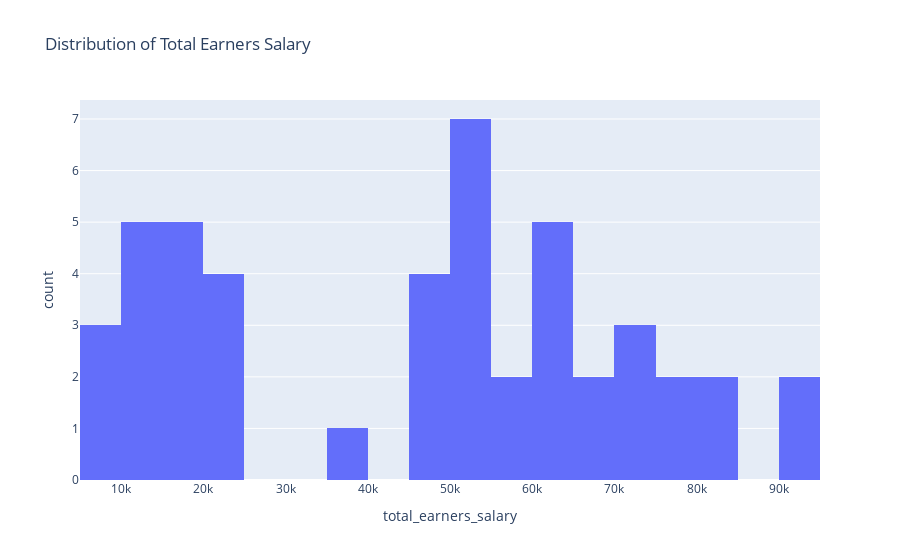

Notebook source saved alongside this figure:
### Markdown cell above
The pie chart, captioned "Proportion of Total Earners by Education Level, 2021," showcases the distribution of earners based on their highest level of educational attainment. Here's a breakdown of what the chart illustrates:

**Some College:** A significant portion of the workforce, at 26.6%, has some college experience. This indicates a notable number of individuals who have pursued higher education to some extent, though not necessarily culminating in a degree.

**High School:** Equally, 26.6% of the workforce has education up to a high school diploma. This underscores that a quarter of the workforce has achieved high school as their highest educational level.

**Bachelors:** Those with a bachelor's degree represent a slightly smaller fraction, at 25.3%, of the workforce. Despite being less than the previously mentioned categories, this still constitutes a substantial segment of the labor force.

**Advanced Degree:** Individuals possessing an advanced degree, such as master's, professional, or doctoral degrees, account for 14.9% of the workforce. This highlights that while higher-level qualifications are less common compared to undergraduate accomplishments, they nonetheless represent a significant share.

**No High School:** The smallest group, at 6.59%, comprises those within the workforce without a high school diploma, signaling that the vast majority of workers have attained at least a high school level of education or higher.

### Code cell
import plotly.express as px

salary_columns = [
    'total_earners_salary',
    'no_high_school_salary',
    'high_school_salary',
    'some_college_salary',
    'bachelors_salary',
    'adv_salary'
]

for column in salary_columns:
    fig = px.histogram(salaries_df, x=column, nbins=20, title=f'Distribution of {column.replace("_", " ").title()}')
    fig.show()

### Figure 1 — Plotly figure (JSON) as saved in the notebook; plotly's stock layout.template omitted (floating-point values rounded to 4 significant figures)
{"data": [{"alignmentgroup": "True", "bingroup": "x", "hovertemplate": "total_earners_salary=%{x}<br>count=%{y}<extra></extra>", "legendgroup": "", "marker": {"color": "#636efa", "pattern": {"shape": ""}}, "name": "", "nbinsx": 20, "offsetgroup": "", "orientation": "v", "showlegend": false, "type": "histogram", "x": [63050, 72520, 52380, 64340, 74320, 52590, 69240, 80930, 55880, 50260, 52700, 48050, 79770, 93980, 64320, 45680, 50460, 39460, 63970, 73860, 52390, 68850, 80440, 55670, 49810, 52340, 47540, 78010, 91460, 63720, 22332, 21793, 21414, 20060, 19016, 18149, 17181, 16083, 15137, 14351, 13624, 12665, 11795, 10812, 9887, 9180, 8552], "xaxis": "x", "yaxis": "y"}], "layout": {"barmode": "relative", "legend": {"tracegroupgap": 0}, "title": {"text": "Distribution of Total Earners Salary"}, "xaxis": {"anchor": "y", "domain": [0, 1], "title": {"text": "total_earners_salary"}}, "yaxis": {"anchor": "x", "domain": [0, 1], "title": {"text": "count"}}}}
